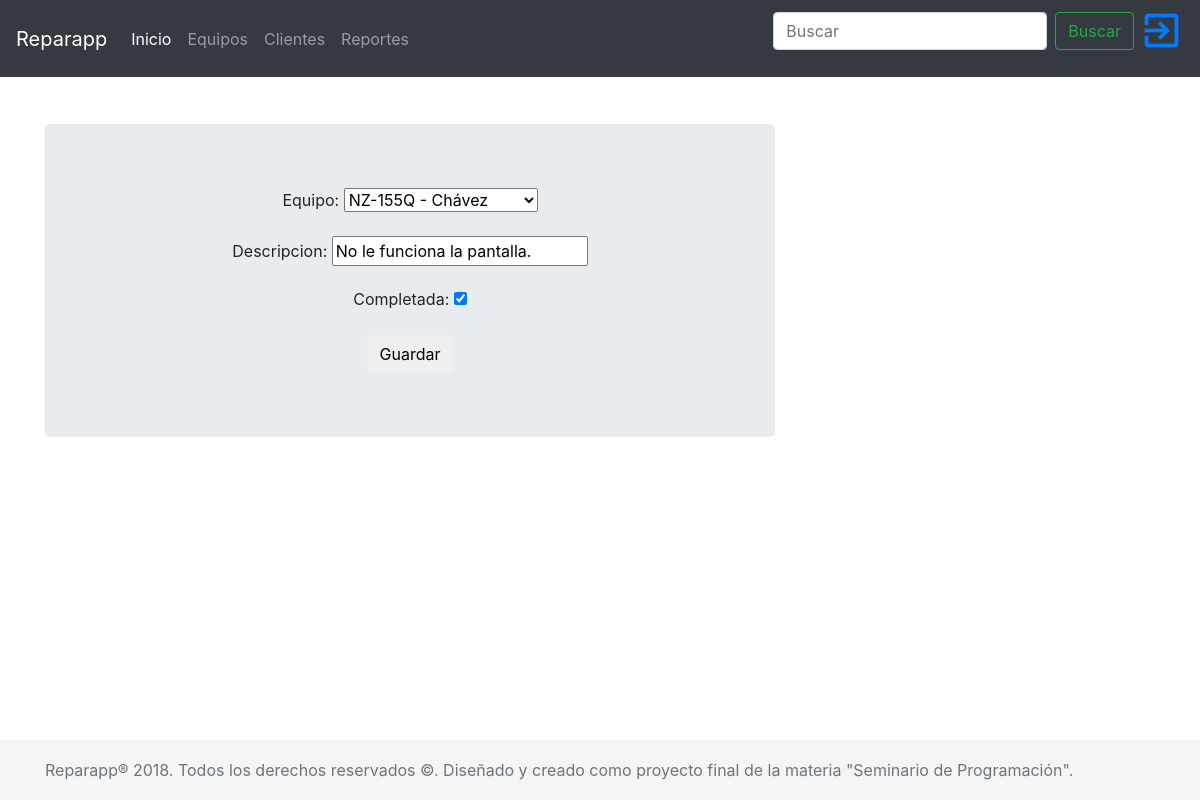
Screenshot of /reparacion/2/edit/ with the database file from the repository.
### reparapp/models.py (models this page shows, shortened)
class Reparacion(models.Model):
    empleado = models.ForeignKey('auth.User', on_delete=models.CASCADE)
    equipo = models.ForeignKey('Equipo', on_delete=models.CASCADE)
    descripcion = models.CharField(max_length=200)
    fecha_llegada = models.DateField(auto_now_add=True)
    fecha_salida = models.DateField(blank=True, null=True)
    completada = models.BooleanField()

### reparapp/views.py (the view)
# urls.py: re_path(r'^reparacion/(?P<pk>\d+)/edit/$', views.reparacion_edit, name='reparacion_edit'),
def reparacion_edit(request, pk):
    title = 'Editar Reparación'
    reparacion = get_object_or_404(Reparacion, pk=pk)
    if request.method == "POST":
        form = ReparacionForm(request.POST, instance=reparacion)
        if form.is_valid():
            reparacion = form.save(commit=False)
            reparacion.save()
            return redirect('reparacion_detail', pk=reparacion.pk)
    else:
        form = ReparacionForm(instance=reparacion)
    return render(request, 'reparapp/reparacion_edit.html', {'form': form})

### reparapp/forms.py
class ReparacionForm(forms.ModelForm):
    class Meta:
        model = Reparacion
        fields = ['equipo', 'descripcion','completada']

### reparapp/models.py (called while the page is built)
    def __str__(self):
        return (self.modelo + " - " + self.cliente.apellido)

### reparapp/templates/reparapp/reparacion_edit.html (shortened to what this page needs)
{% extends 'reparapp/base.html' %}
{% block content %}
    <form method="POST" class="post-form form-horizontal jumbotron text-center center-block">{% csrf_token %}
        {{ form.as_p }}
        <button type="submit" class="save btn btn-default">Guardar</button>
    </form>
{% endblock %}

### reparapp/static/css/reparapp.css (style rules this page uses)
html { position: relative; min-height: 100%; }
body { margin-bottom: 60px; }

### rows the page displays
Reparacion: equipo "NZ-155Q - Chávez", descripcion "No le funciona la pantalla.", completada "☑"
